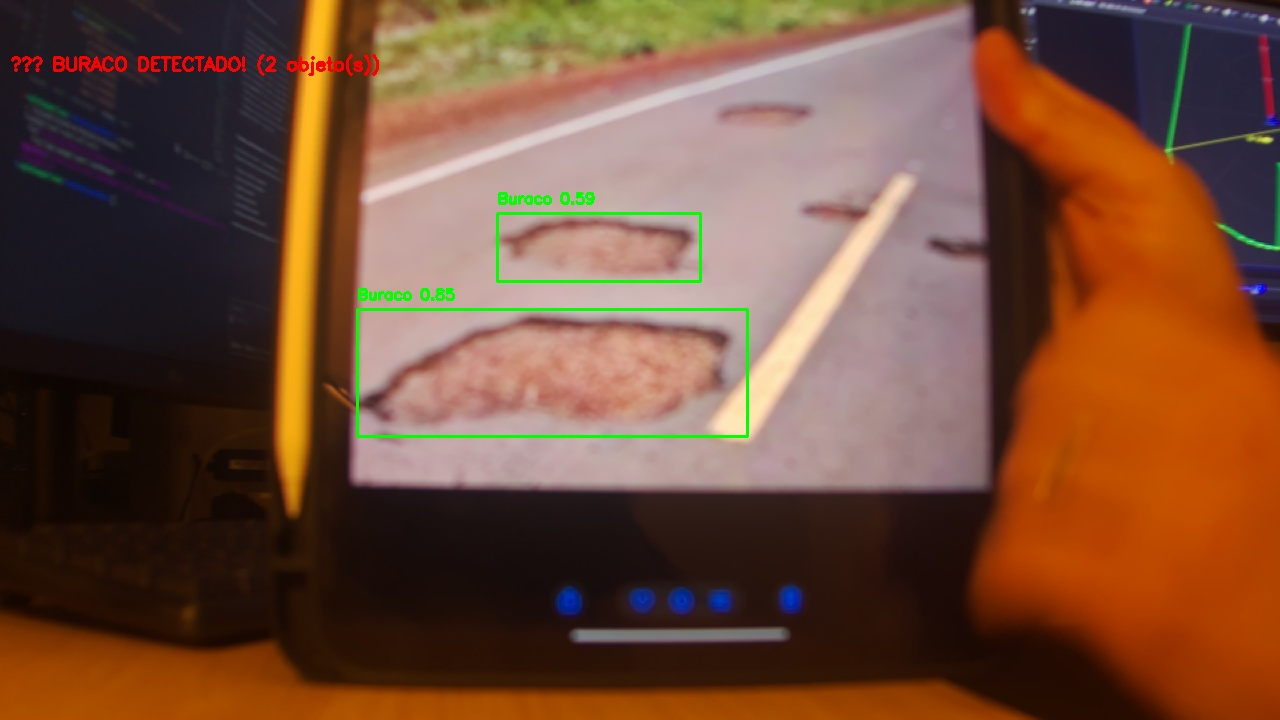
#> input picture deteccoes/buraco_20260105_200911_1.jpg, 1280 x 720 px
$ python -i roi_detector.py   (imports and definitions only)
#> lines starting #> are read from the running program, lines starting #| are printed output that depends on the picture
#> further down, picture is the input picture: shape (720, 1280, 3); mean B, G, R 56, 77.2, 115.2
"""
Módulo de Detecção de ROI (Region of Interest)
===============================================

Otimiza processamento focando apenas nas áreas relevantes da imagem.
Buracos não aparecem no céu, então processamos apenas a região inferior.

Autor: Sistema de Detecção de Buracos
Data: 2026-01-06
"""

import cv2
import numpy as np
from typing import Tuple, List


class ROIDetector:
    """
    Detector de Região de Interesse para otimizar processamento.

    Estratégias:
    - Processar apenas metade/terço inferior da imagem
    - Detectar área de asfalto vs céu
    - Ajustar ROI dinamicamente baseado em conteúdo
    """

    def __init__(self, roi_mode='bottom_half'):
        """
        Inicializa detector de ROI.

        Args:
            roi_mode: Modo de ROI
                - 'bottom_half': Metade inferior (rápido)
                - 'bottom_two_thirds': 2/3 inferiores (balanceado)
                - 'adaptive': ROI adaptativo baseado em conteúdo
                - 'full': Imagem completa (sem otimização)
        """
        self.roi_mode = roi_mode

        # Cache para ROI adaptativo
        self.cached_roi = None
        self.cache_counter = 0
        self.cache_refresh_interval = 30  # Recalcula a cada 30 frames

    def get_roi(self, frame: np.ndarray) -> Tuple[np.ndarray, Tuple[int, int, int, int]]:
        """
        Extrai região de interesse do frame.

        Args:
            frame: Frame completo

        Returns:
            Tuple (roi_frame, bbox):
            - roi_frame: Frame recortado da ROI
            - bbox: (x1, y1, x2, y2) coordenadas da ROI no frame original
        """
        h, w = frame.shape[:2]
#> h = 720; w = 1280

        if self.roi_mode == 'full':
            # Sem otimização
            return frame, (0, 0, w, h)

        elif self.roi_mode == 'bottom_half':
            # Metade inferior (50% da imagem)
            y_start = h // 2
#> y_start = 360
            roi = frame[y_start:h, 0:w]
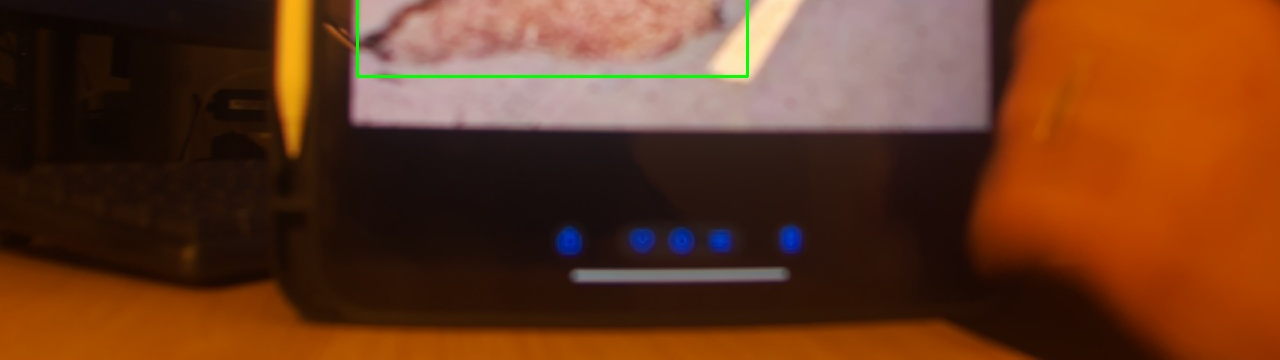
#> roi: shape (360, 1280, 3); mean B, G, R 31.4, 57.3, 102.9
            return roi, (0, y_start, w, h)

        elif self.roi_mode == 'bottom_two_thirds':
            # 2/3 inferiores (66% da imagem)
            y_start = h // 3
            roi = frame[y_start:h, 0:w]
            return roi, (0, y_start, w, h)

        elif self.roi_mode == 'adaptive':
            # ROI adaptativo baseado em segmentação
            return self._get_adaptive_roi(frame)

        else:
            # Padrão: metade inferior
            y_start = h // 2
            roi = frame[y_start:h, 0:w]
            return roi, (0, y_start, w, h)

    # [101 lines left out: functions _get_adaptive_roi, adjust_bbox_to_original, estimate_speedup, not called in this run]

>>> import cv2
>>> picture = cv2.imread('../deteccoes/buraco_20260105_200911_1.jpg')
>>> result = ROIDetector().get_roi(picture)

$ run again, on deteccoes/buraco_20260105_200913_2.jpg
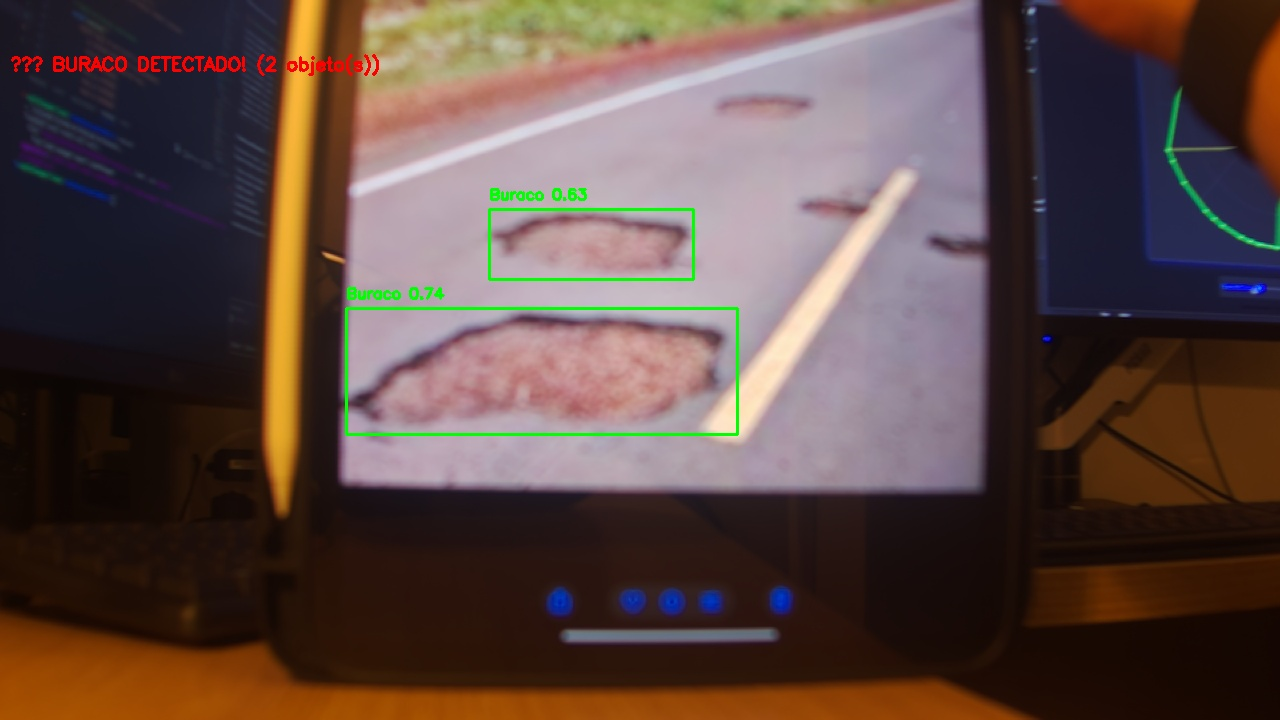
#> input picture deteccoes/buraco_20260105_200913_2.jpg, 1280 x 720 px
#> picture is the input picture: shape (720, 1280, 3); mean B, G, R 67.1, 72.8, 92.8
#> in get_roi, `roi = frame[y_start:h, 0:w]`:
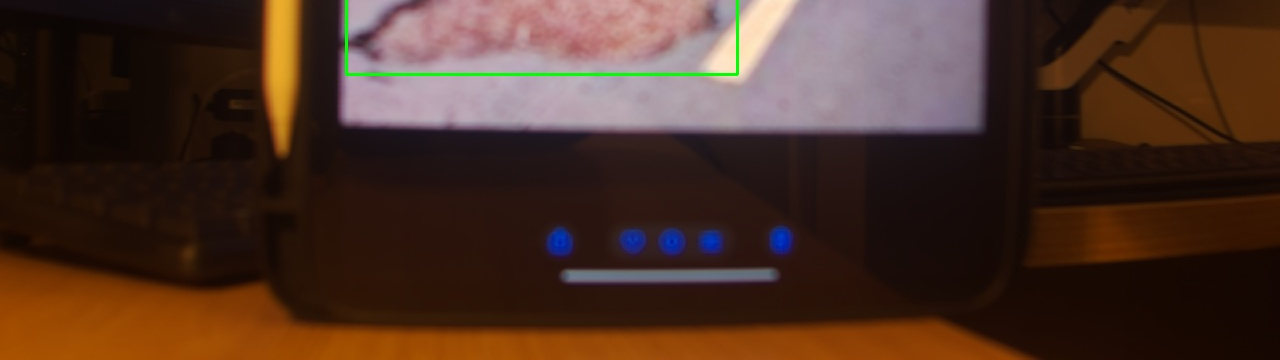
#> roi: shape (360, 1280, 3); mean B, G, R 37.4, 49.3, 74.7

$ run again, on deteccoes/buraco_20260105_201018_3.jpg
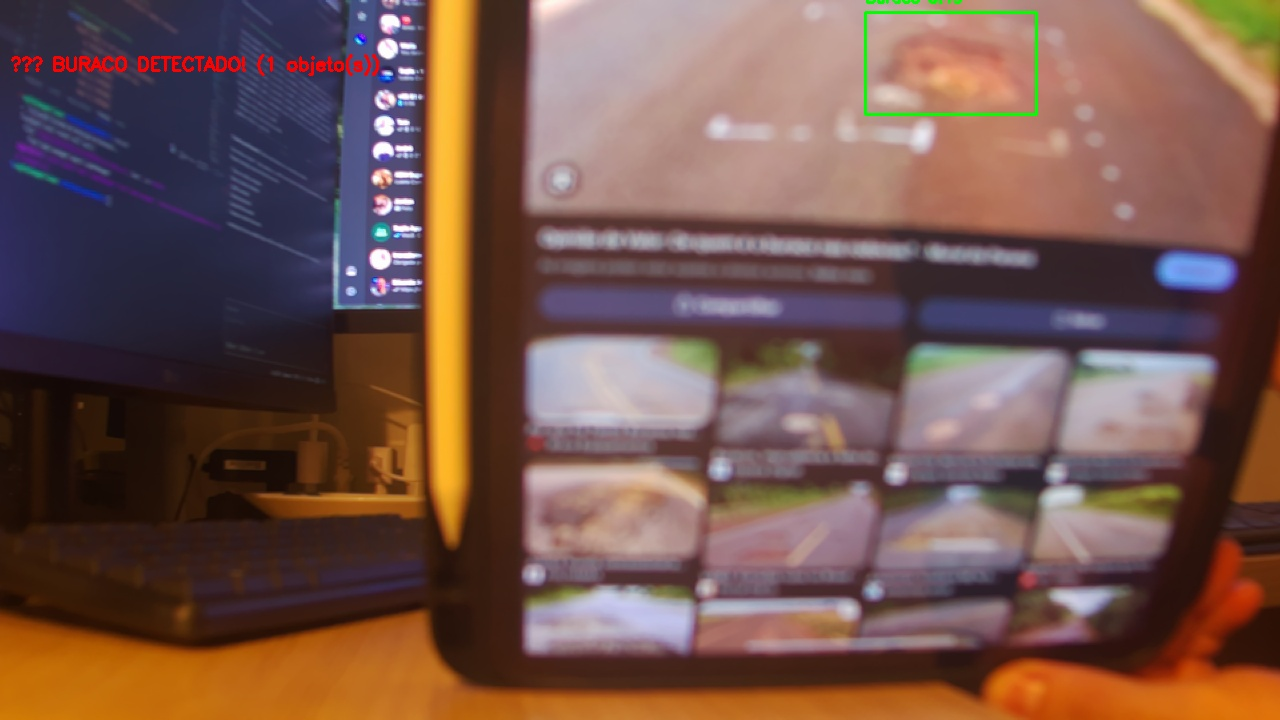
#> input picture deteccoes/buraco_20260105_201018_3.jpg, 1280 x 720 px
#> picture is the input picture: shape (720, 1280, 3); mean B, G, R 77.2, 85.7, 116.6
#> in get_roi, `roi = frame[y_start:h, 0:w]`:
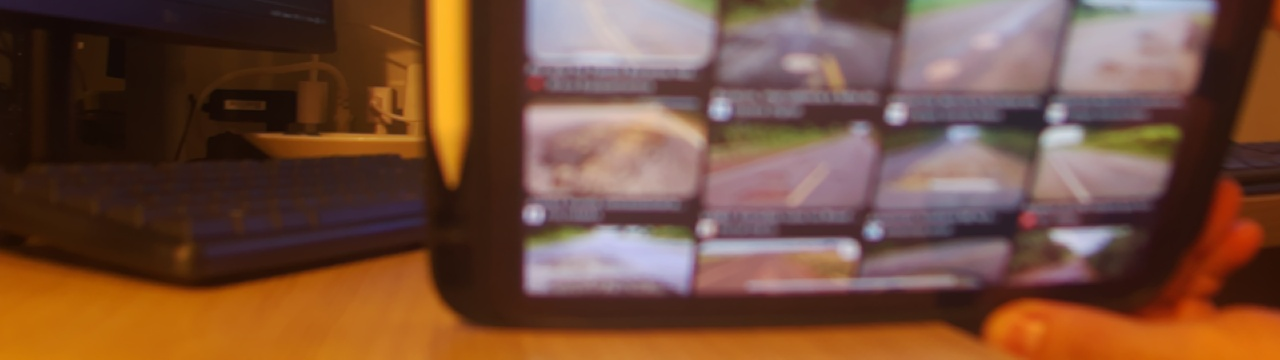
#> roi: shape (360, 1280, 3); mean B, G, R 60.7, 79.4, 117

$ run again, on deteccoes/buraco_20260105_201020_4.jpg
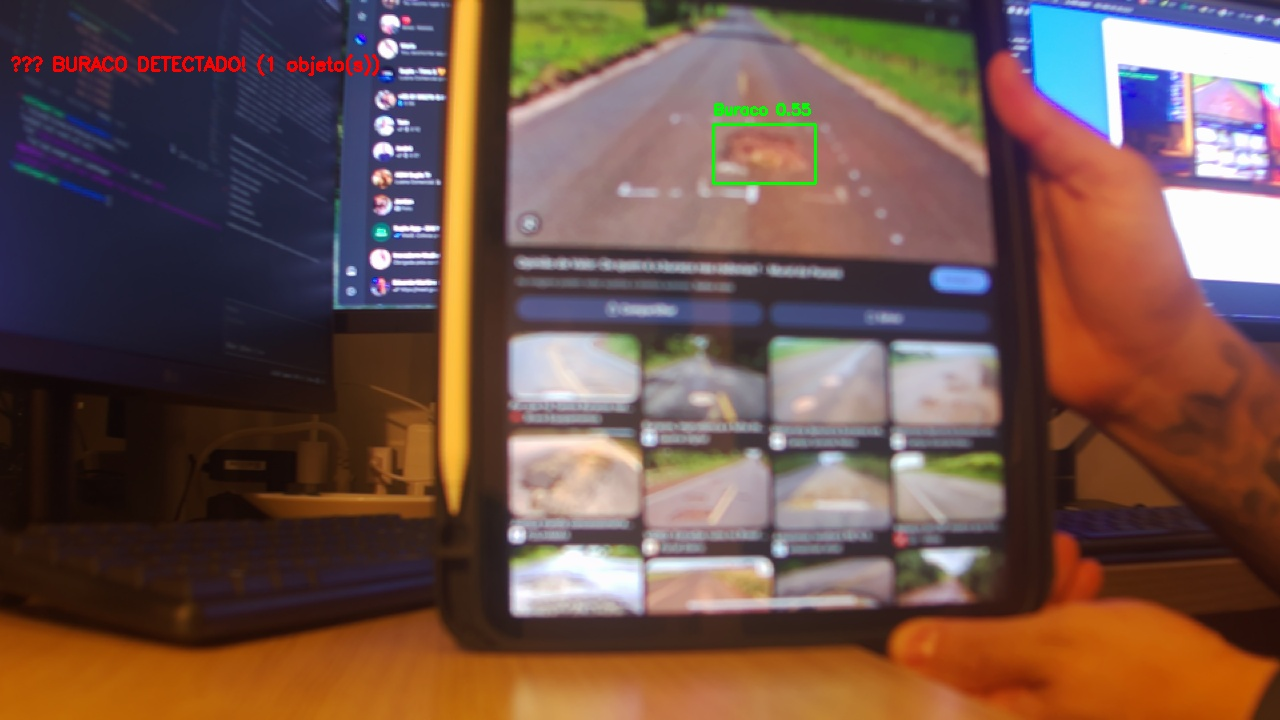
#> input picture deteccoes/buraco_20260105_201020_4.jpg, 1280 x 720 px
#> picture is the input picture: shape (720, 1280, 3); mean B, G, R 75.8, 84.7, 112.2
#> in get_roi, `roi = frame[y_start:h, 0:w]`:
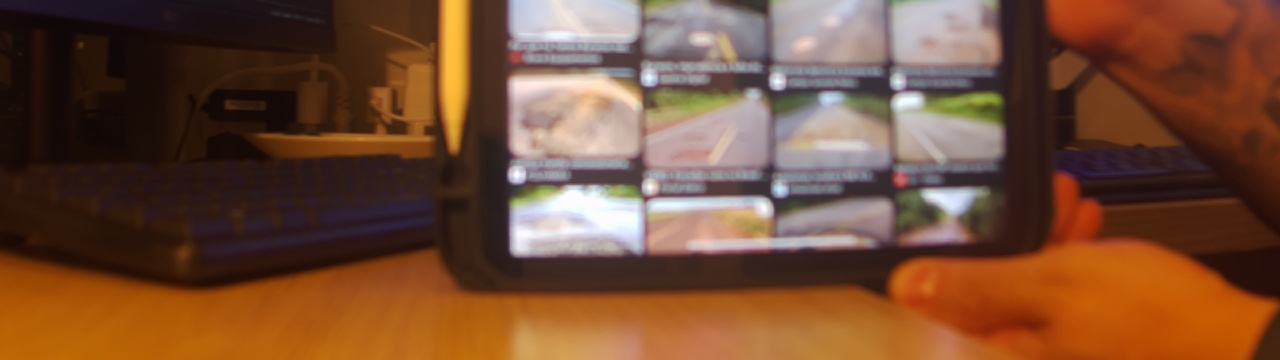
#> roi: shape (360, 1280, 3); mean B, G, R 53.8, 77.4, 116.9
